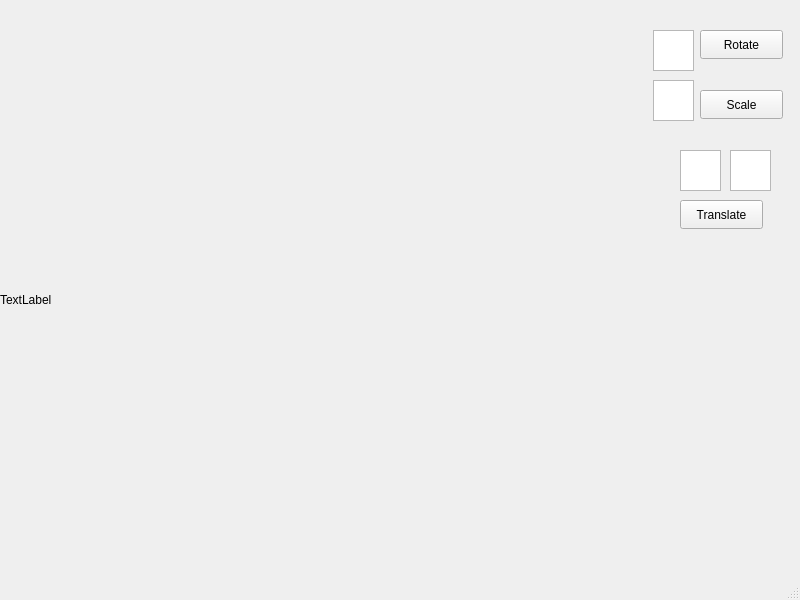
<?xml version="1.0" encoding="UTF-8"?>
<ui version="4.0">
 <class>MainWindow</class>
 <widget class="QMainWindow" name="MainWindow">
  <property name="geometry">
   <rect>
    <x>0</x>
    <y>0</y>
    <width>800</width>
    <height>600</height>
   </rect>
  </property>
  <property name="windowTitle">
   <string>MainWindow</string>
  </property>
  <widget class="QWidget" name="centralwidget">
   <widget class="QLabel" name="label">
    <property name="geometry">
     <rect>
      <x>0</x>
      <y>0</y>
      <width>600</width>
      <height>600</height>
     </rect>
    </property>
    <property name="text">
     <string>TextLabel</string>
    </property>
   </widget>
   <widget class="QPushButton" name="pushButton">
    <property name="geometry">
     <rect>
      <x>700</x>
      <y>30</y>
      <width>83</width>
      <height>29</height>
     </rect>
    </property>
    <property name="text">
     <string>Rotate</string>
    </property>
   </widget>
   <widget class="QPushButton" name="pushButton_2">
    <property name="geometry">
     <rect>
      <x>700</x>
      <y>90</y>
      <width>83</width>
      <height>29</height>
     </rect>
    </property>
    <property name="text">
     <string>Scale</string>
    </property>
   </widget>
   <widget class="QPushButton" name="pushButton_3">
    <property name="geometry">
     <rect>
      <x>680</x>
      <y>200</y>
      <width>83</width>
      <height>29</height>
     </rect>
    </property>
    <property name="text">
     <string>Translate</string>
    </property>
   </widget>
   <widget class="QTextEdit" name="textEdit">
    <property name="geometry">
     <rect>
      <x>653</x>
      <y>30</y>
      <width>41</width>
      <height>41</height>
     </rect>
    </property>
   </widget>
   <widget class="QTextEdit" name="textEdit_2">
    <property name="geometry">
     <rect>
      <x>680</x>
      <y>150</y>
      <width>41</width>
      <height>41</height>
     </rect>
    </property>
   </widget>
   <widget class="QTextEdit" name="textEdit_3">
    <property name="geometry">
     <rect>
      <x>653</x>
      <y>80</y>
      <width>41</width>
      <height>41</height>
     </rect>
    </property>
   </widget>
   <widget class="QTextEdit" name="textEdit_4">
    <property name="geometry">
     <rect>
      <x>730</x>
      <y>150</y>
      <width>41</width>
      <height>41</height>
     </rect>
    </property>
   </widget>
  </widget>
  <widget class="QMenuBar" name="menubar">
   <property name="geometry">
    <rect>
     <x>0</x>
     <y>0</y>
     <width>800</width>
     <height>25</height>
    </rect>
   </property>
  </widget>
  <widget class="QStatusBar" name="statusbar"/>
 </widget>
 <resources/>
 <connections/>
</ui>
